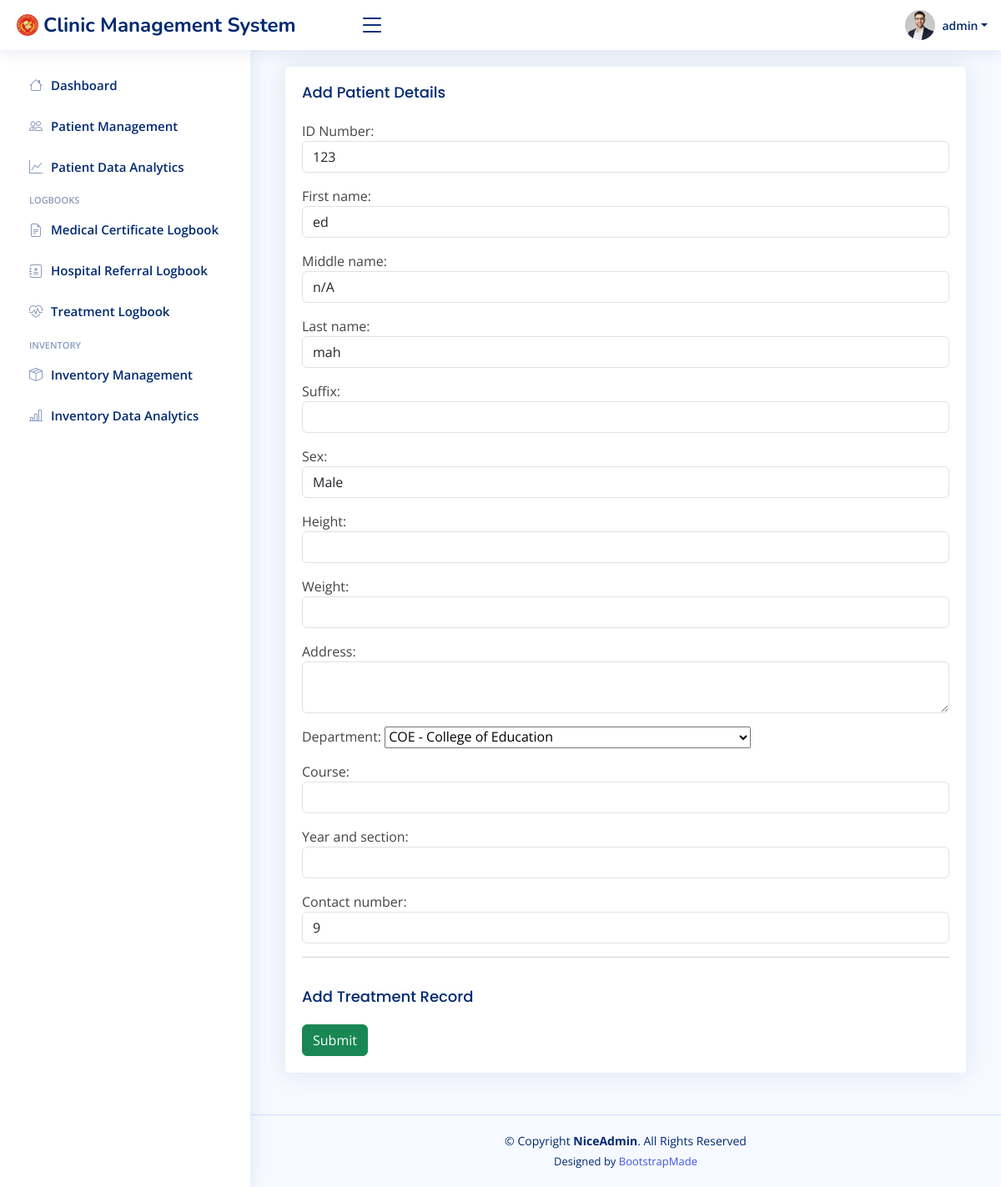
/patientform-update/1/ (signed in), run on the app's committed database.
### cms/models.py (models this page shows, shortened)
class patient(models.Model):
    created_at = models.DateTimeField(auto_now_add=True)
    updated_at = models.DateTimeField(auto_now=True)
    unique_number = models.CharField(unique=True, max_length=10)
    first_name = models.CharField(max_length=100)
    middle_name = models.CharField(max_length=100)
    last_name = models.CharField(max_length=100)
    suffix = models.CharField(max_length=2, blank=True)
    SEX_CHOICES = [
        ("Male", "Male"),
        ("Female", "Female"),
    ]
    sex = models.CharField(max_length=6, choices=SEX_CHOICES)
    height = models.CharField(max_length=10, blank=True)
    weight = models.CharField(max_length=10, blank=True)
    address = models.CharField(max_length=100, blank=True)
    DEPARTMENT_CHOICES = [
        ("Empl", "Employee"),
        ("COE", "COE - College of Education"),
        ("CEA", "CEA - College of Architecture and Engineering"),
        ("CBS", "CBS - College of Business Studies"),
        ("CAS", "CAS - College of Arts and Science"),
        ("CSSP", "CSSP - College of Scial Science and Philosophy"),
        ("CCS", "CCS - College of Computing Studies"),
        ("CHTM", "CHTM - College of Hospitality and Tourism Management"),
        ("CIT", "CIT - College of Industrial Technology"),
        ("Law", "Law - School of Law"),
        ("GS", "GS - Graduate Studies"),
        ("SHS", "SHS - Senior High School"),
        ("LHS", "LHS - Laboratory High School"),
    ]
    department = models.CharField(max_length=4, choices=DEPARTMENT_CHOICES)
    course = models.CharField(max_length=100, blank=True, null=True)
    year_and_section = models.CharField(max_length=10, blank=True)
    contact_number = models.PositiveIntegerField(default='09')
    provider = models.CharField(max_length=100, blank=True)
    provider_updated = models.CharField(max_length=100, blank=True)

### cms/views.py (the view, shortened to what this page needs)
# urls.py: path('patientform-update/<str:pk>/', views.patientform_update_view, name="Patient Update"),
@login_required(login_url="Login")
def patientform_update_view(request, pk):
    patient_instance = get_object_or_404(patient, id=pk)
    form = PatientForm(instance=patient_instance)
    context = {'form':form}
    return render(request, 'cms/patient-form.html', context)

### cms/templates/cms/patient-form.html (shortened to what this page needs)
{% extends "cms/base.html" %}
{% block content %}
<div class="container">
    <div class="row">
        <div class="col-sm">
            <div class="card card-body">
                <div class="form-group">
                    <form action="" method="POST">
                        <h4 class="card-title">Add Patient Details</h4>
                        {{form.as_p}}
                        <hr>
                        <h4 class="card-title">Add Treatment Record</h4>
                        <input class="btn btn-success" type="submit" value="Submit">
                    </form>
                </div>
            </div>
        </div>
    </div>
</div>
{% endblock content %}

### cms/templates/cms/base.html (shortened to what this page needs)
{% load static %}
<!DOCTYPE html>
<html lang="en">
<head>
  <link href="{% static "cms/assets/vendor/bootstrap/css/bootstrap.min.css" %}" rel="stylesheet">
  <link href="{% static "cms/assets/vendor/bootstrap-icons/bootstrap-icons.css" %}" rel="stylesheet">
  <link href="{% static "cms/assets/vendor/boxicons/css/boxicons.min.css" %}" rel="stylesheet">
  <link href="{% static "cms/assets/vendor/quill/quill.snow.css" %}" rel="stylesheet">
  <link href="{% static "cms/assets/vendor/quill/quill.bubble.css" %}" rel="stylesheet">
  <link href="{% static "cms/assets/vendor/remixicon/remixicon.css" %}s" rel="stylesheet">
  <link href="{% static "cms/assets/vendor/simple-datatables/style.css" %}" rel="stylesheet">
  <link href="{% static "cms/assets/css/style.css" %}" rel="stylesheet">
</head>
<body>
  <header id="header" class="header fixed-top d-flex align-items-center">
    <div class="d-flex align-items-center justify-content-between">
      <a href={% url 'Dashboard' %} class="logo d-flex align-items-center">
        <img src="{% static "cms/assets/img/dhvsu_logo.png" %}" alt="">
        <span class="d-none d-lg-block">Clinic Management System</span>
      </a>
      <i class="bi bi-list toggle-sidebar-btn"></i>
    </div>
    <nav class="header-nav ms-auto">
      <ul class="d-flex align-items-center">
        <li class="nav-item dropdown pe-3">
          <a class="nav-link nav-profile d-flex align-items-center pe-0" href="#" data-bs-toggle="dropdown">
            <img src="{% static "cms/assets/img/profile-img.jpg" %}" alt="Profile" class="rounded-circle">
            <span class="d-none d-md-block dropdown-toggle ps-2">{{ user.username }}</span>
          </a>
        </li>
      </ul>
    </nav>
  </header>
  <aside id="sidebar" class="sidebar">
    <ul class="sidebar-nav" id="sidebar-nav">
      <li class="nav-item">
        <a class="nav-link collapsed" href={% url "Dashboard" %}>
          <i class="bi bi-house"></i>
          <span>Dashboard</span>
      </li>
      <li class="nav-item">
        <a class="nav-link collapsed" href={% url "Patient Data" %}>
          <i class="bi bi-people"></i>
          <span>Patient Management</span>
      </li>
      <li class="nav-item">
        <a class="nav-link collapsed" href="{% url 'department_cases_chart' %}">
          <i class="bi bi-graph-up"></i>
          <span>Patient Data Analytics</span>
        </a>
      </li>
      <li class="nav-heading">Logbooks</li>
      <li class="nav-item">
        <a class="nav-link collapsed" href={% url "Medcert Data" %}>
          <i class="bi bi-file-earmark-text"></i>
          <span>Medical Certificate Logbook</span>
      </li>
      <li class="nav-item">
        <a class="nav-link collapsed" href={% url "Referral Data" %}>
          <i class="bi bi-journal-medical"></i>
          <span>Hospital Referral Logbook</span>
      </li>
      <li class="nav-item">
        <a class="nav-link collapsed" href={% url "Treatment Data" 0 %}>
          <i class="bi bi-heart-pulse"></i>
          <span>Treatment Logbook</span>
      </li>
      <li class="nav-heading">Inventory</li>
      <li class="nav-item">
        <a class="nav-link collapsed" href={% url "Inventory Data" %}>
          <i class="bi bi-box-seam"></i>
          <span>Inventory Management</span>
      </li>
      <li class="nav-item">
        <a class="nav-link collapsed" href={% url "chart" %}>
          <i class="bi bi-bar-chart-line"></i>
          <span>Inventory Data Analytics</span>
      </li>
    </ul>
  </aside>
  <main id="main" class="main">
    {% block content %}
    {% endblock content %}
  </main>
  <footer id="footer" class="footer">
    <div class="copyright">
      &copy; Copyright <strong><span>NiceAdmin</span></strong>. All Rights Reserved
    </div>
    <div class="credits">
      Designed by <a href="https://bootstrapmade.com/">BootstrapMade</a>
    </div>
  </footer>
</body>
</html>

### cms/static/cms/assets/css/style.css (style rules this page uses)
:root { scroll-behavior: smooth; }
body { font-family: "Open Sans", sans-serif; background: #f6f9ff; color: #444444; }
a { color: #4154f1; text-decoration: none; }
h1, h2, h3, h4, h5, h6 { font-family: "Nunito", sans-serif; }
#main { margin-top: 60px; padding: 20px 30px; transition: all 0.3s; }
.card { margin-bottom: 30px; border: none; border-radius: 5px; box-shadow: 0px 0 30px rgba(1, 41, 112, 0.1); }
.card-title { padding: 20px 0 15px 0; font-size: 18px; font-weight: 500; color: #012970; font-family: "Poppins", sans-serif; }
.card-body { padding: 0 20px 20px 20px; }
.logo { line-height: 1; }
@media (min-width: 1200px) { .logo { width: 400px; } }
.logo img { max-height: 26px; margin-right: 6px; }
.logo span { font-size: 24px; font-weight: 700; color: #012970; font-family: "Nunito", sans-serif; }
.header { transition: all 0.5s; z-index: 997; height: 60px; box-shadow: 0px 2px 20px rgba(1, 41, 112, 0.1); background-color: #fff; padding-left: 20px; }
.header .toggle-sidebar-btn { font-size: 32px; padding-left: 10px; cursor: pointer; color: #012970; }
.header-nav ul { list-style: none; }
.header-nav>ul { margin: 0; padding: 0; }
.header-nav .nav-profile { color: #012970; }
.header-nav .nav-profile img { max-height: 36px; }
.header-nav .nav-profile span { font-size: 14px; font-weight: 600; }
.sidebar { position: fixed; top: 60px; left: 0; bottom: 0; width: 300px; z-index: 996; transition: all 0.3s; padding: 20px; overflow-y: auto; scrollbar-width: thin; scrollbar-color: #aab7cf transparent; box-shadow: 0px 0px 20px rgba(1, 41, 112, 0.1); background-color: #fff; }
@media (min-width: 1200px) { #main, #footer { margin-left: 300px; } }
.sidebar-nav { padding: 0; margin: 0; list-style: none; }
.sidebar-nav li { padding: 0; margin: 0; list-style: none; }
.sidebar-nav .nav-item { margin-bottom: 5px; }
.sidebar-nav .nav-heading { font-size: 11px; text-transform: uppercase; color: #899bbd; font-weight: 600; margin: 10px 0 5px 15px; }
.sidebar-nav .nav-link { display: flex; align-items: center; font-size: 15px; font-weight: 600; color: #4154f1; transition: 0.3; background: #f6f9ff; padding: 10px 15px; border-radius: 4px; }
.sidebar-nav .nav-link i { font-size: 16px; margin-right: 10px; color: #4154f1; }
.sidebar-nav .nav-link.collapsed { color: #012970; background: #fff; }
.sidebar-nav .nav-link.collapsed i { color: #899bbd; }
.footer { padding: 20px 0; font-size: 14px; transition: all 0.3s; border-top: 1px solid #cddfff; }
.footer .copyright { text-align: center; color: #012970; }
.footer .credits { padding-top: 5px; text-align: center; font-size: 13px; color: #012970; }

### data on the page
patient: unique_number "123", first_name "ed", middle_name "n/A", last_name "mah", sex "Male", department "COE - College of Education", contact_number "9"

### other printed values
{{ user.username }} "admin"
